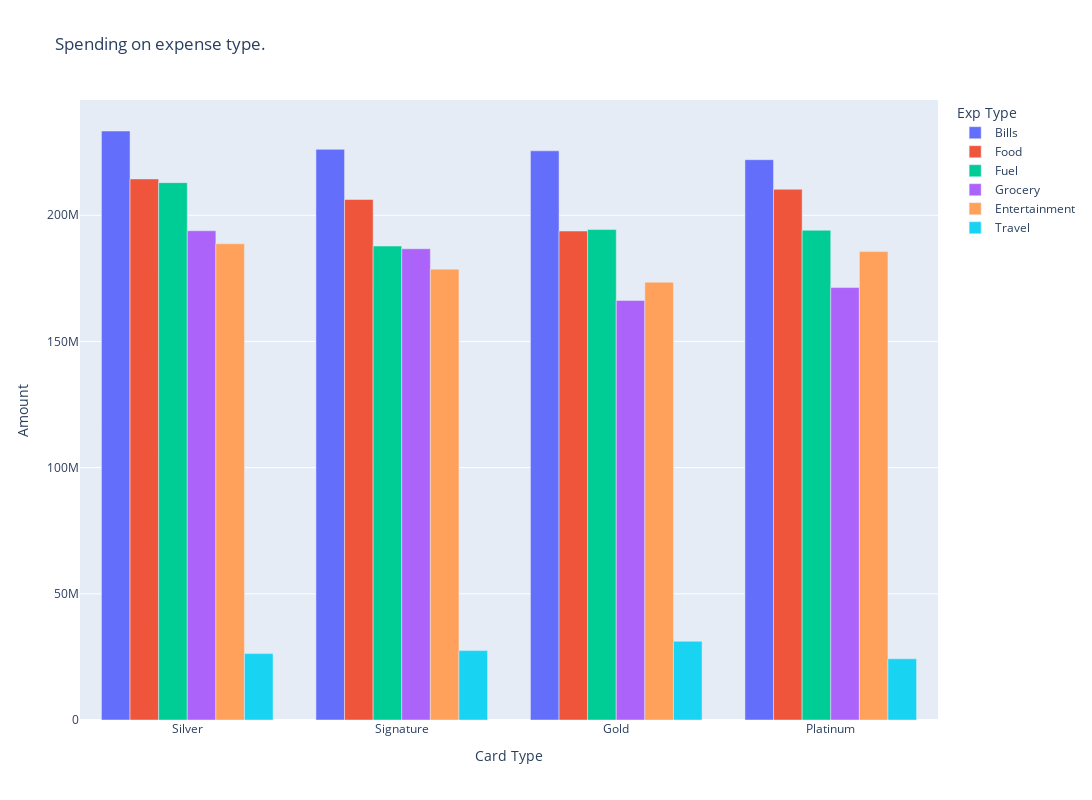

The cell this chart's notebook holds for it:
### Code cell
products=df.groupby(["Card Type","Exp Type"])["Amount"].sum().reset_index().sort_values(by="Amount",ascending=False)

fig=px.bar(products,x="Card Type",y="Amount",color="Exp Type",barmode="group",title="Spending on expense type.")
fig.update_layout(width=1200,height=800)

fig.write_image("card expense spending.png")

fig.show()

### Figure 1 — Plotly figure (JSON) as saved in the notebook; plotly's stock layout.template omitted (floating-point values rounded to 4 significant figures)
{"data": [{"alignmentgroup": "True", "hovertemplate": "Exp Type=Bills<br>Card Type=%{x}<br>Amount=%{y}<extra></extra>", "legendgroup": "Bills", "marker": {"color": "#636efa", "pattern": {"shape": ""}}, "name": "Bills", "offsetgroup": "Bills", "orientation": "v", "showlegend": true, "textposition": "auto", "type": "bar", "x": ["Silver", "Signature", "Gold", "Platinum"], "xaxis": "x", "y": [233395456, 226115472, 225533948, 222027597], "yaxis": "y"}, {"alignmentgroup": "True", "hovertemplate": "Exp Type=Food<br>Card Type=%{x}<br>Amount=%{y}<extra></extra>", "legendgroup": "Food", "marker": {"color": "#EF553B", "pattern": {"shape": ""}}, "name": "Food", "offsetgroup": "Food", "orientation": "v", "showlegend": true, "textposition": "auto", "type": "bar", "x": ["Silver", "Platinum", "Signature", "Gold"], "xaxis": "x", "y": [214400931, 210318810, 206247814, 193756454], "yaxis": "y"}, {"alignmentgroup": "True", "hovertemplate": "Exp Type=Fuel<br>Card Type=%{x}<br>Amount=%{y}<extra></extra>", "legendgroup": "Fuel", "marker": {"color": "#00cc96", "pattern": {"shape": ""}}, "name": "Fuel", "offsetgroup": "Fuel", "orientation": "v", "showlegend": true, "textposition": "auto", "type": "bar", "x": ["Silver", "Gold", "Platinum", "Signature"], "xaxis": "x", "y": [212925051, 194343922, 194069361, 187797487], "yaxis": "y"}, {"alignmentgroup": "True", "hovertemplate": "Exp Type=Grocery<br>Card Type=%{x}<br>Amount=%{y}<extra></extra>", "legendgroup": "Grocery", "marker": {"color": "#ab63fa", "pattern": {"shape": ""}}, "name": "Grocery", "offsetgroup": "Grocery", "orientation": "v", "showlegend": true, "textposition": "auto", "type": "bar", "x": ["Silver", "Signature", "Platinum", "Gold"], "xaxis": "x", "y": [193867935, 186732315, 171360820, 166246853], "yaxis": "y"}, {"alignmentgroup": "True", "hovertemplate": "Exp Type=Entertainment<br>Card Type=%{x}<br>Amount=%{y}<extra></extra>", "legendgroup": "Entertainment", "marker": {"color": "#FFA15A", "pattern": {"shape": ""}}, "name": "Entertainment", "offsetgroup": "Entertainment", "orientation": "v", "showlegend": true, "textposition": "auto", "type": "bar", "x": ["Silver", "Platinum", "Signature", "Gold"], "xaxis": "x", "y": [188711354, 185608738, 178648981, 173468463], "yaxis": "y"}, {"alignmentgroup": "True", "hovertemplate": "Exp Type=Travel<br>Card Type=%{x}<br>Amount=%{y}<extra></extra>", "legendgroup": "Travel", "marker": {"color": "#19d3f3", "pattern": {"shape": ""}}, "name": "Travel", "offsetgroup": "Travel", "orientation": "v", "showlegend": true, "textposition": "auto", "type": "bar", "x": ["Gold", "Signature", "Silver", "Platinum"], "xaxis": "x", "y": [31189896, 27499036, 26312986, 24253693], "yaxis": "y"}], "layout": {"barmode": "group", "height": 800, "legend": {"title": {"text": "Exp Type"}, "tracegroupgap": 0}, "title": {"text": "Spending on expense type."}, "width": 1200, "xaxis": {"anchor": "y", "domain": [0, 1], "title": {"text": "Card Type"}}, "yaxis": {"anchor": "x", "domain": [0, 1], "title": {"text": "Amount"}}}}
